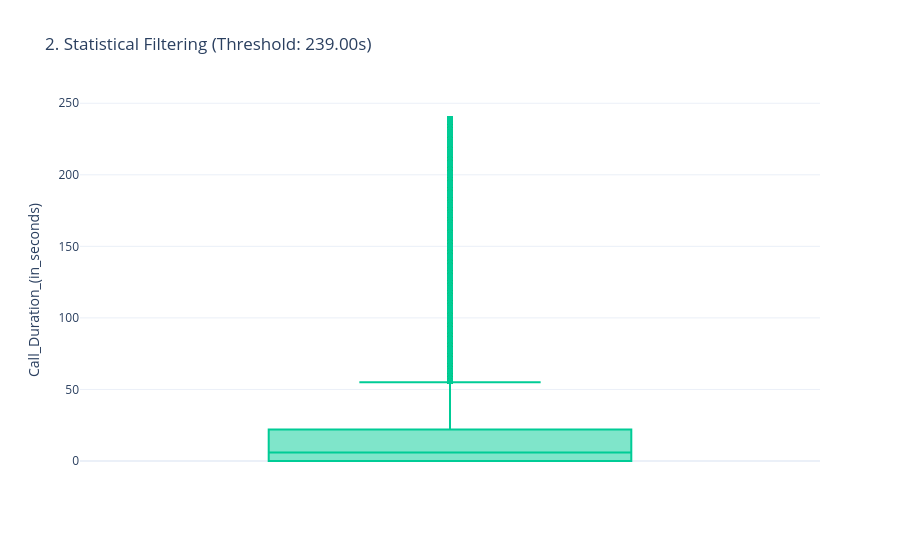

Notebook cell for this chart:
### Code cell
# STATISTICAL OUTLIERS REMOVED (IQR Method)
# Calculating boundaries to show what 'standard' statistics would exclude
Q1 = calls["Call_Duration_(in_seconds)"].quantile(0.25)
Q3 = calls["Call_Duration_(in_seconds)"].quantile(0.75)
IQR = Q3 - Q1
upper_stat_bound = Q3 + 1.5 * IQR

calls_no_stat_outliers = calls.filter(pl.col("Call_Duration_(in_seconds)") <= upper_stat_bound)

fig_stat = px.box(
    calls_no_stat_outliers.to_pandas(), 
    y="Call_Duration_(in_seconds)", 
    title=f"2. Statistical Filtering (Threshold: {upper_stat_bound:.2f}s)",
    template="plotly_white",
    color_discrete_sequence=['#00CC96'] # Green for 'safe' statistical data
)
fig_stat.show()

### Figure 1 — Plotly figure (JSON) as saved in the notebook; plotly's stock layout.template omitted (floating-point values rounded to 4 significant figures; data arrays with more than 128 entries replaced by an {"elided": "..."} marker saying what was removed)
{"data": [{"alignmentgroup": "True", "hovertemplate": "Call_Duration_(in_seconds)=%{y}<extra></extra>", "legendgroup": "", "marker": {"color": "#00CC96"}, "name": "", "notched": false, "offsetgroup": "", "orientation": "v", "showlegend": false, "type": "box", "x0": " ", "xaxis": "x", "y": {"elided": "79137 int values"}, "y0": " ", "yaxis": "y"}], "layout": {"boxmode": "group", "legend": {"tracegroupgap": 0}, "title": {"text": "2. Statistical Filtering (Threshold: 239.00s)"}, "xaxis": {"anchor": "y", "domain": [0, 1]}, "yaxis": {"anchor": "x", "domain": [0, 1], "title": {"text": "Call_Duration_(in_seconds)"}}}}
